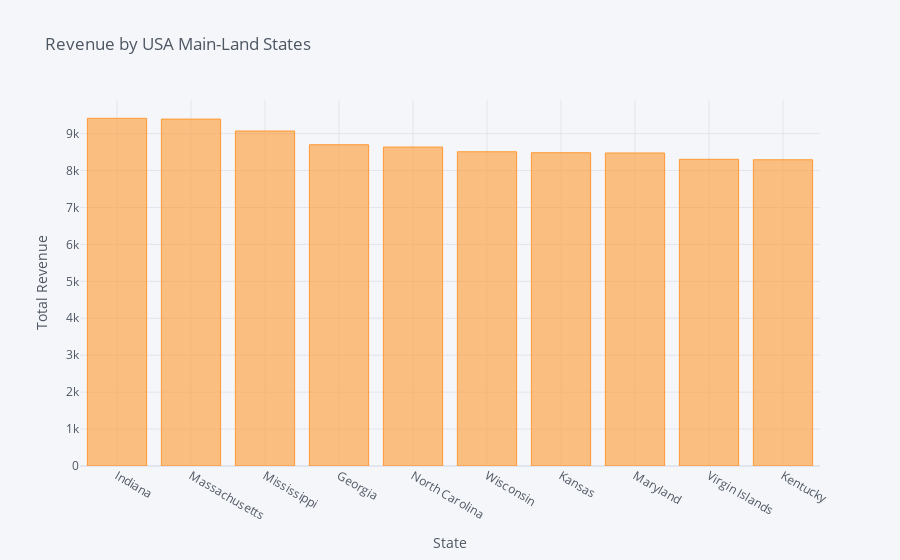

The cell this chart's notebook holds for it:
### Code cell
states_revenue.iplot(kind='bar', x = 'State',y='Total Revenue',title='Revenue by USA Main-Land States',
                     xTitle='State',yTitle='Total Revenue')

### Figure 1 — Plotly figure (JSON) as saved in the notebook; plotly's stock layout.template omitted (floating-point values rounded to 4 significant figures)
{"data": [{"marker": {"color": "rgba(255, 153, 51, 0.6)", "line": {"color": "rgba(255, 153, 51, 1.0)", "width": 1}}, "name": "Total Revenue", "orientation": "v", "text": "", "type": "bar", "x": ["Indiana", "Massachusetts", "Mississippi", "Georgia", "North Carolina", "Wisconsin", "Kansas", "Maryland", "Virgin Islands", "Kentucky"], "y": [9415.0, 9394.0, 9071.0, 8699.0, 8637.0, 8509.0, 8483.0, 8475.0, 8305.0, 8292.0]}], "layout": {"legend": {"bgcolor": "#F5F6F9", "font": {"color": "#4D5663"}}, "paper_bgcolor": "#F5F6F9", "plot_bgcolor": "#F5F6F9", "title": {"font": {"color": "#4D5663"}, "text": "Revenue by USA Main-Land States"}, "xaxis": {"gridcolor": "#E1E5ED", "showgrid": true, "tickfont": {"color": "#4D5663"}, "title": {"font": {"color": "#4D5663"}, "text": "State"}, "zerolinecolor": "#E1E5ED"}, "yaxis": {"gridcolor": "#E1E5ED", "showgrid": true, "tickfont": {"color": "#4D5663"}, "title": {"font": {"color": "#4D5663"}, "text": "Total Revenue"}, "zerolinecolor": "#E1E5ED"}}}
